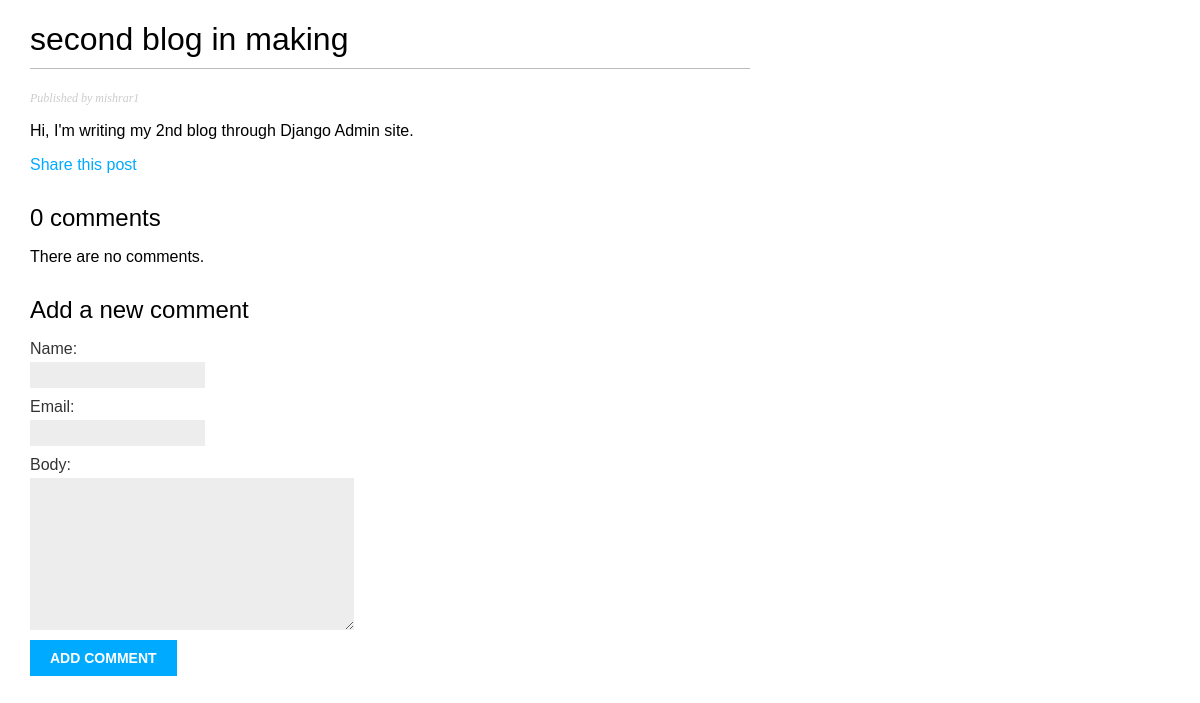
The app's page /blog/2023/9/24/second-blog-in-making/, older data.
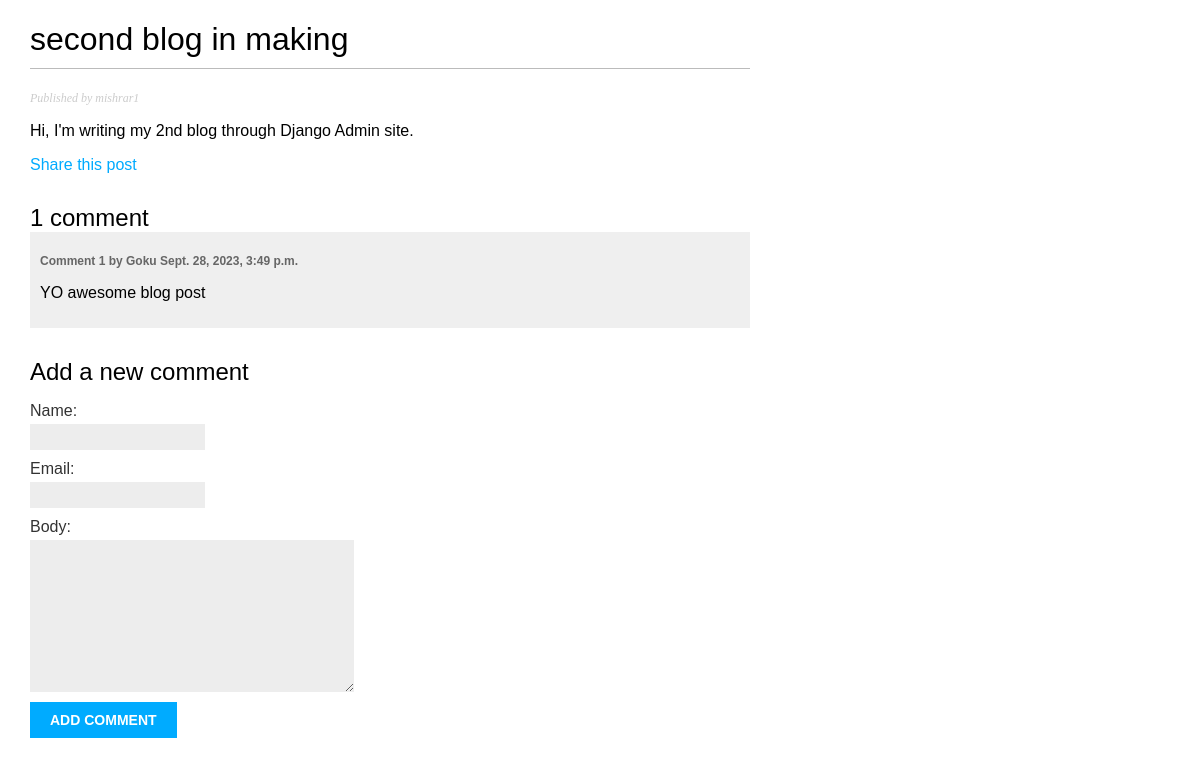
The same page, newer data.
### blog/models.py (models this page shows, shortened)
class Comment(models.Model):
    post = models.ForeignKey(
        Post, on_delete=models.CASCADE, related_name="comments"
    )
    name = models.CharField(max_length=80)
    email = models.EmailField()
    body = models.TextField()
    created = models.DateTimeField(auto_now_add=True)
    updated = models.DateTimeField(auto_now=True)
    active = models.BooleanField(default=True)
    class Meta:
        ordering = ["created"]
    indexes = [
        models.Index(fields=["created"]),
    ]

### blog/views.py (the view)
def post_detail(request, year, month, day, slug):
    post = get_object_or_404(
        Post,
        slug=slug,
        published__year=year,
        published__month=month,
        published__day=day,
        status=Post.Status.PUBLISHED,
    )
    comments = post.comments.filter(active=True)
    form = CommentForm()
    return render(
        request,
        "blog/post/detail.html",
        {"post": post, "comments": comments, "form": form},
    )

### blog/forms.py
class CommentForm(forms.ModelForm):
    class Meta:
        model = Comment
        fields = ["name", "email", "body"]

### templates/blog/post/detail.html (shortened to what this page needs)
{% extends "blog/base.html" %}
{% block content %}
    <h1>{{ post.title }}</h1>
    <p class="date">
        Published {{ post.publish }} by {{ post.author }}
    </p>
    {{ post.body|linebreaks }}
    <p>
        <a href="{% url "blog:post_share" post.id %}"> Share this post </a>
    </p>
    {% with comments.count as total_comments %}
    <h2>
        {{ total_comments }} comment{{ total_comments|pluralize }}
    </h2>
    {% endwith %}
    {% for comment in comments %}
    <div class="comment">
        <p class="info">
            Comment {{ forloop.counter }} by {{ comment.name }}
            {{ comment.created }}
        </p>
        {{ comment.body|linebreaks }}
    </div>
    {% empty %}
    <p>There are no comments.</p>
    {% endfor %}
    {% include "blog/post/includes/comment_form.html" %}
{% endblock %}

Row changes from the older to the newer data that the page shows:
added Comment: name "Goku", created "Sept. 28, 2023, 3:49 p.m.", body "YO awesome blog post"
Text that changed along with them:
{{ total_comments }}: "0" → "1"
text no longer shown: "There are no comments."
